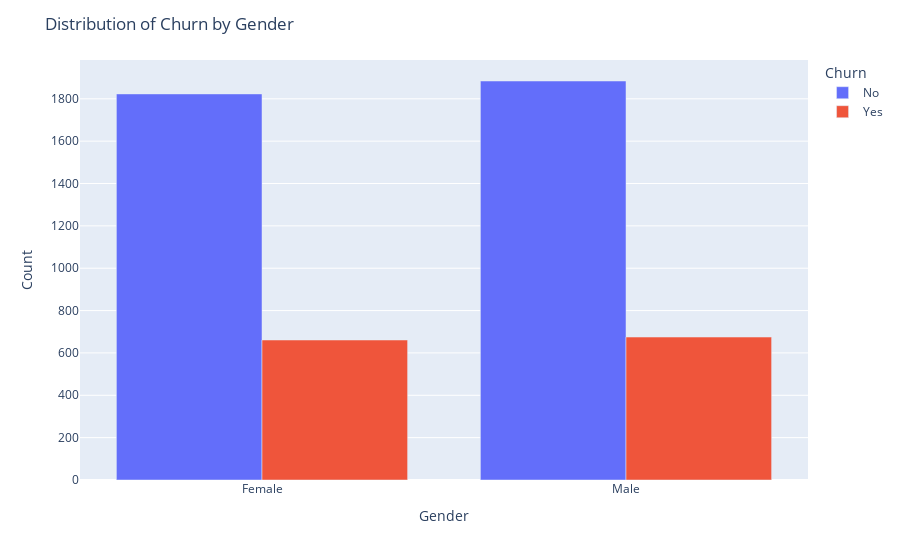

The notebook cell saved with this chart:
### Code cell
# Creating the grouped bar chart
fig = px.bar(grouped_data, x='gender', y='count', color='Churn', barmode='group')

# Customizing the chart layout
fig.update_layout(
    title="Distribution of Churn by Gender",
    xaxis_title="Gender",
    yaxis_title="Count",
    legend_title="Churn",
)

# Displaying the chart
fig.show()

### Figure 1 — Plotly figure (JSON) as saved in the notebook; plotly's stock layout.template omitted (floating-point values rounded to 4 significant figures)
{"data": [{"alignmentgroup": "True", "hovertemplate": "Churn=No<br>gender=%{x}<br>count=%{y}<extra></extra>", "legendgroup": "No", "marker": {"color": "#636efa", "pattern": {"shape": ""}}, "name": "No", "offsetgroup": "No", "orientation": "v", "showlegend": true, "textposition": "auto", "type": "bar", "x": ["Female", "Male"], "xaxis": "x", "y": [1823, 1884], "yaxis": "y"}, {"alignmentgroup": "True", "hovertemplate": "Churn=Yes<br>gender=%{x}<br>count=%{y}<extra></extra>", "legendgroup": "Yes", "marker": {"color": "#EF553B", "pattern": {"shape": ""}}, "name": "Yes", "offsetgroup": "Yes", "orientation": "v", "showlegend": true, "textposition": "auto", "type": "bar", "x": ["Female", "Male"], "xaxis": "x", "y": [661, 675], "yaxis": "y"}], "layout": {"barmode": "group", "legend": {"title": {"text": "Churn"}, "tracegroupgap": 0}, "margin": {"t": 60}, "title": {"text": "Distribution of Churn by Gender"}, "xaxis": {"anchor": "y", "domain": [0, 1], "title": {"text": "Gender"}}, "yaxis": {"anchor": "x", "domain": [0, 1], "title": {"text": "Count"}}}}
